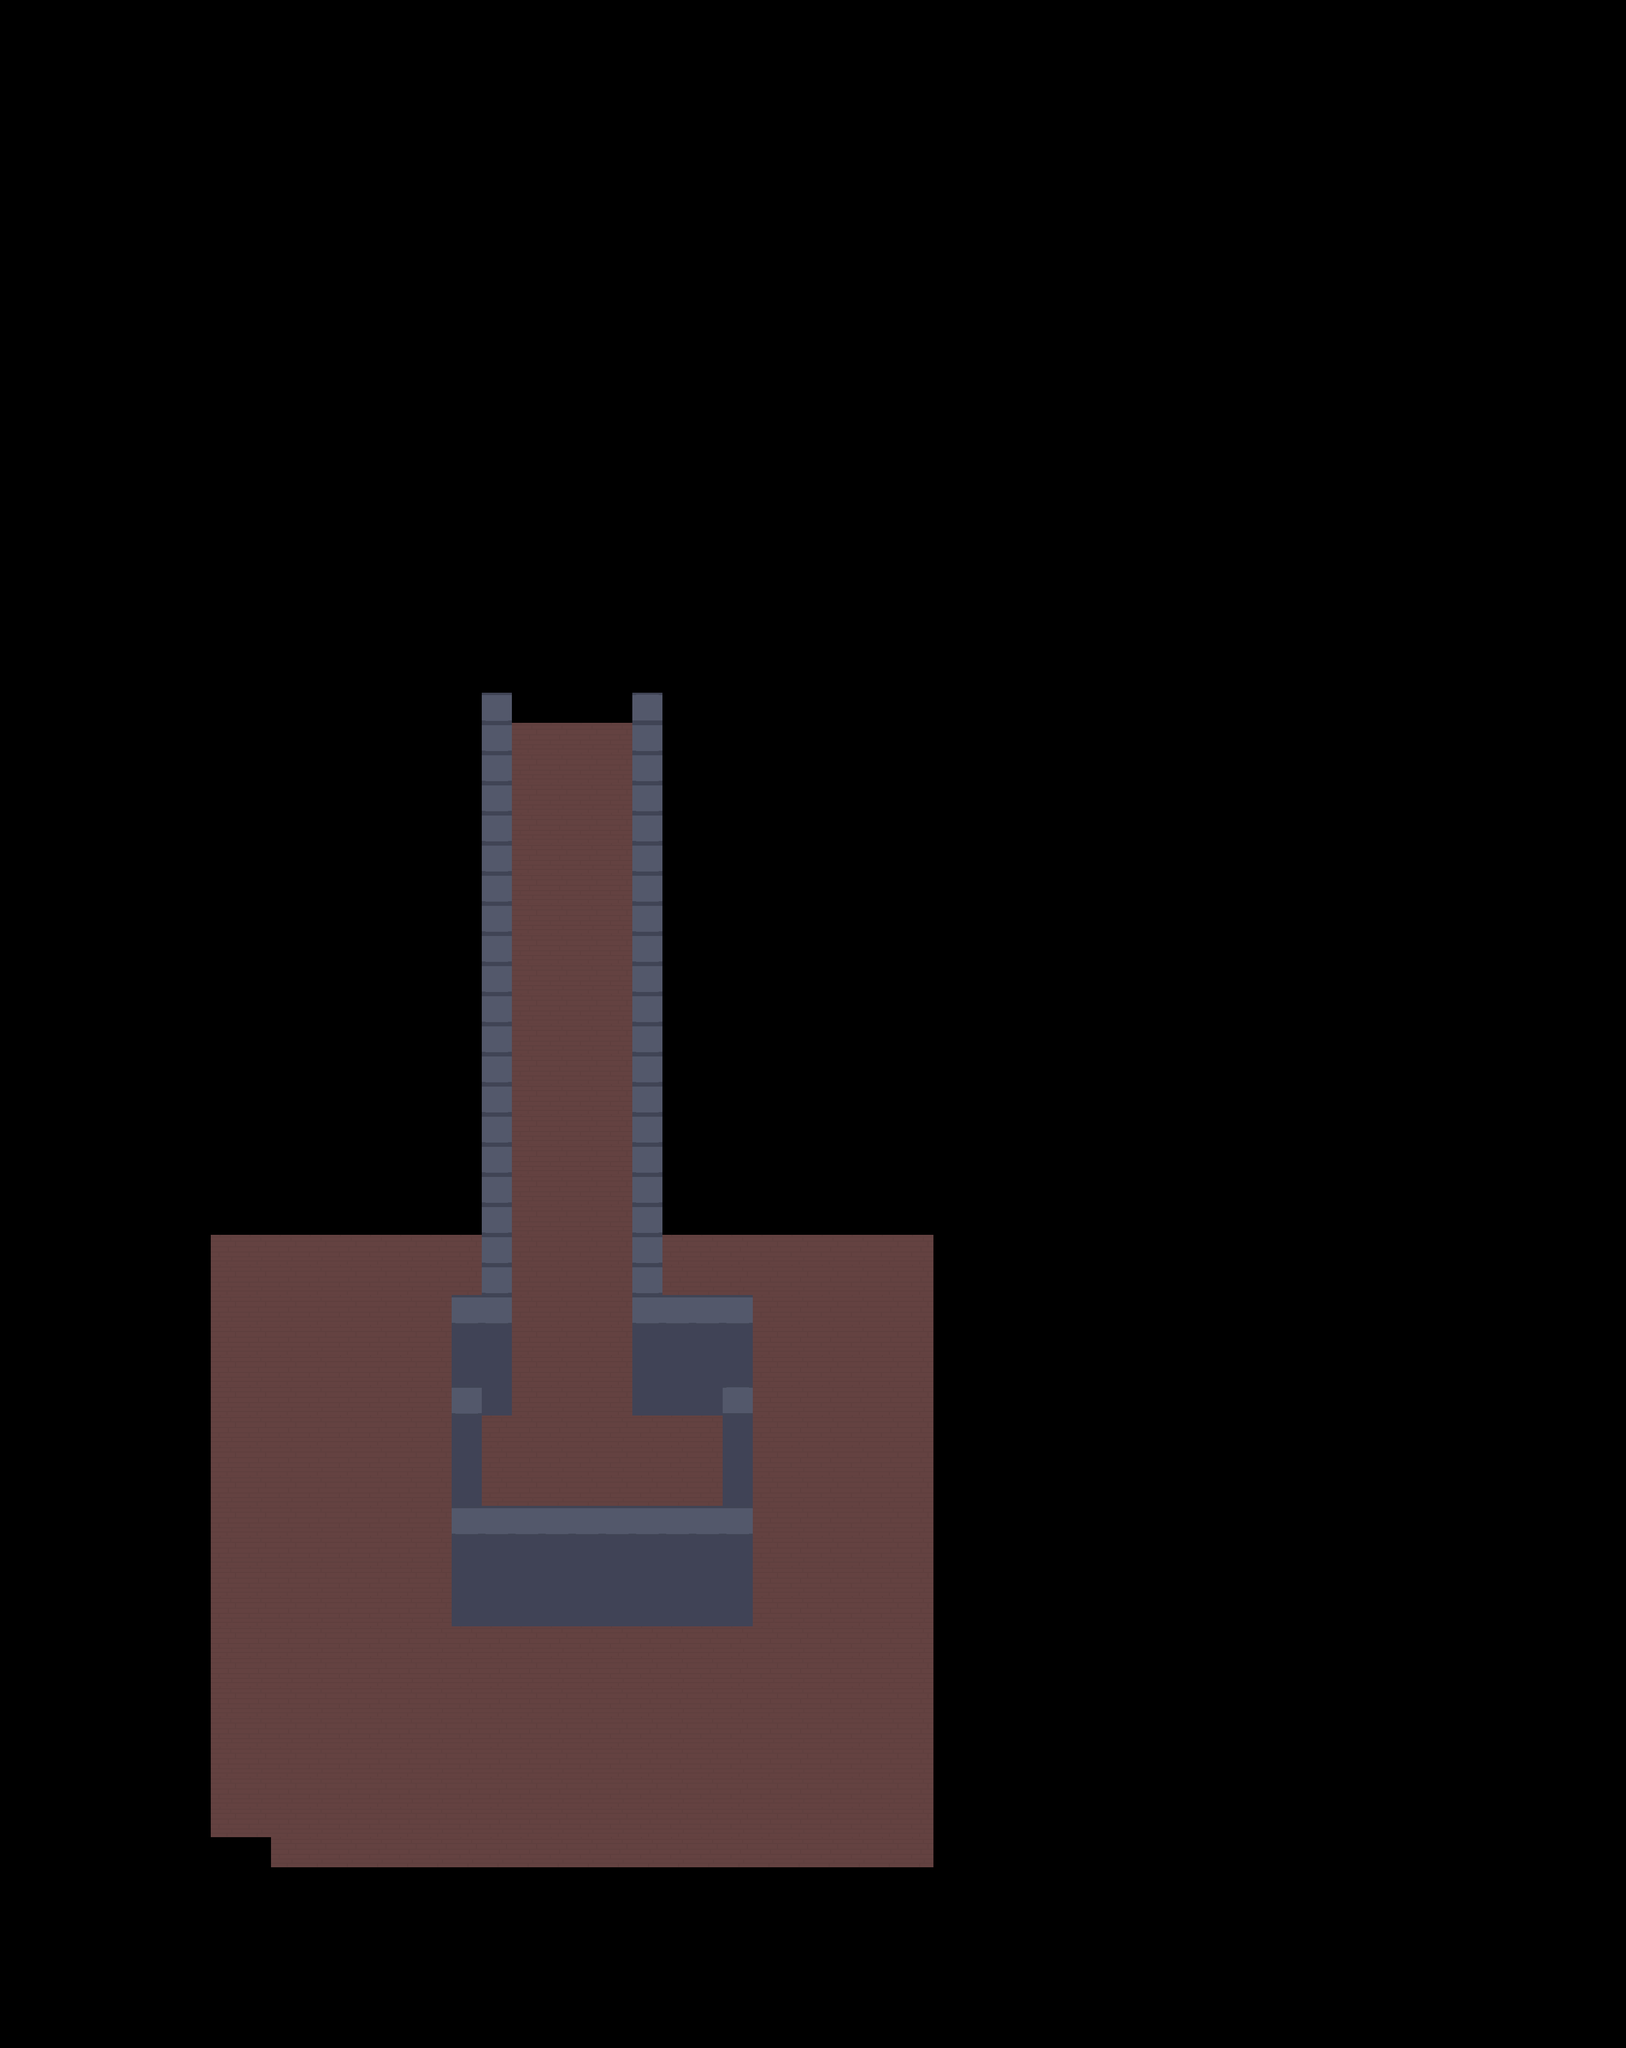

This game map was drawn from its Tiled (.tmx) file and the tilesets committed beside it. A one-line description and the trimmed map source follow:
An orthogonal 54x68 tile map with 64x64 px tiles, 2 tile layers (Tile Layer 1, Copy of Tile Layer 1), 3 tilesets.

<map version="1.0" tiledversion="1.1.2" orientation="orthogonal" renderorder="right-down" width="54" height="68" tilewidth="64" tileheight="64" infinite="0" nextobjectid="1">
 <tileset firstgid="1" source="tile_set_2.tsx" />
 <tileset firstgid="301" source="Wallset3.tsx" />
 <tileset firstgid="304" source="Wallset.tsx" />
 <layer name="Tile Layer 1" width="54" height="68">
  <properties>
   <property name="cc_vertexz" value="-1000" />
  </properties>
  <data>[3672 cells, 604 non-empty, 3 distinct tile ids]</data>
 </layer>
 <layer name="Copy of Tile Layer 1" width="54" height="68">
  <properties>
   <property name="cc_alpha_func" value="20" />
   <property name="cc_vertexz" value="automatic" />
  </properties>
  <data>[3672 cells, 58 non-empty, 2 distinct tile ids]</data>
 </layer>
</map>
